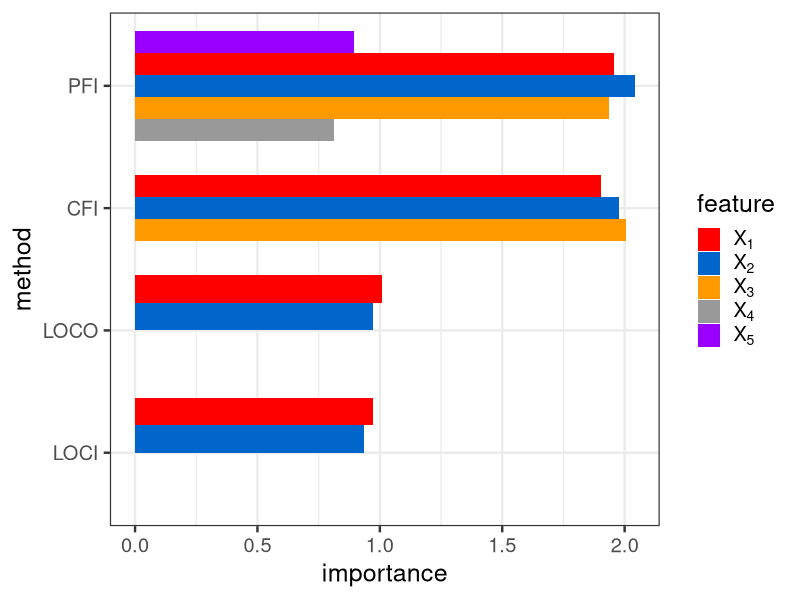
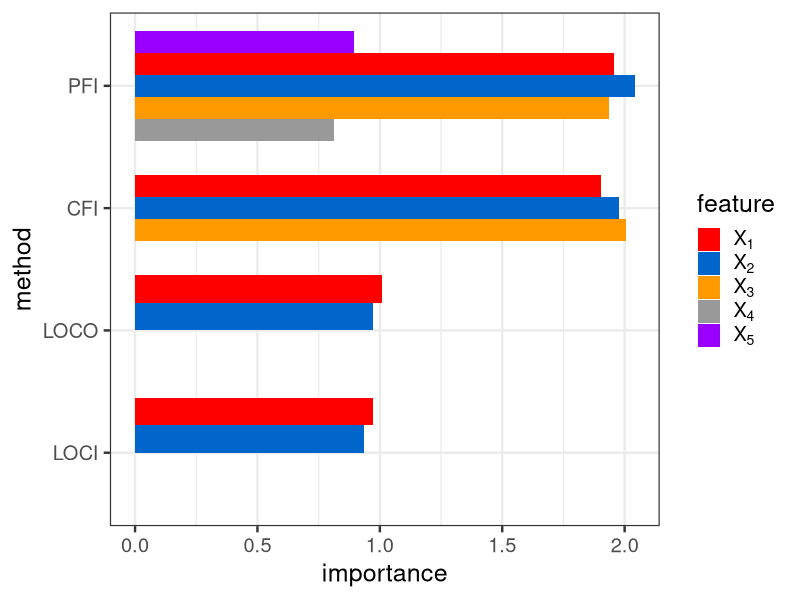

Reproduce these figures in R, in order.
library(ggplot2)
theme_set(theme_bw(base_size = 18))
color_vector = c("red", "#0066CC", "#FF9900", "#999999", "#9900FF", "#99CCFF")


# load datasets
df_pfi_cfi = read.csv("./simulations/data/sim4_df_res_pfi_cfi.csv")
df_loco_loci = read.csv("./simulations/data/sim4_df_res_loco_loci.csv")


df = rbind(df_pfi_cfi, df_loco_loci)
df$feature = as.factor(df$feature)
df$i = length(df$feature):1


# Plot
sim4 = ggplot(data = df, aes(y = reorder(type, i),  x = importance, fill = reorder(feature, i))) +
  geom_col(position = position_dodge()) +
  labs(y = "method",
       fill = "feature") + 
  scale_fill_manual(values = color_vector, breaks = c("x1", "x2", "x3", "x4", "x5"), 
                    labels = c(expression(X[1]), expression(X[2]), expression(X[3]), expression(X[4]), expression(X[5])))

sim4

# Save plot
ggsave(filename = "./simulations/plots/sim4.pdf")